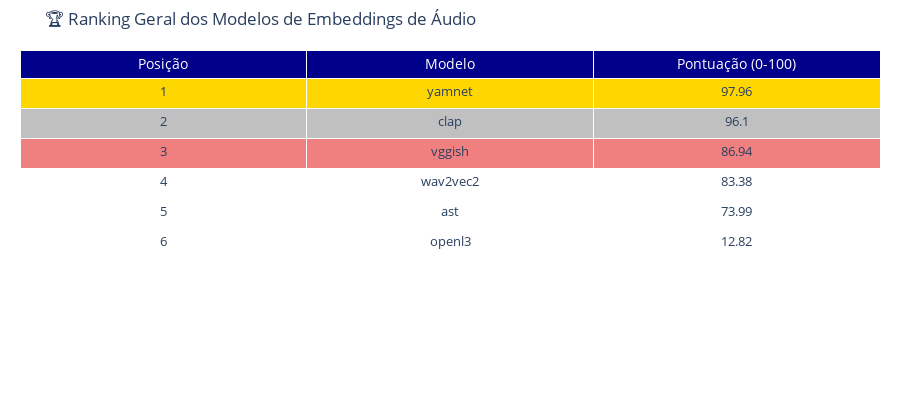
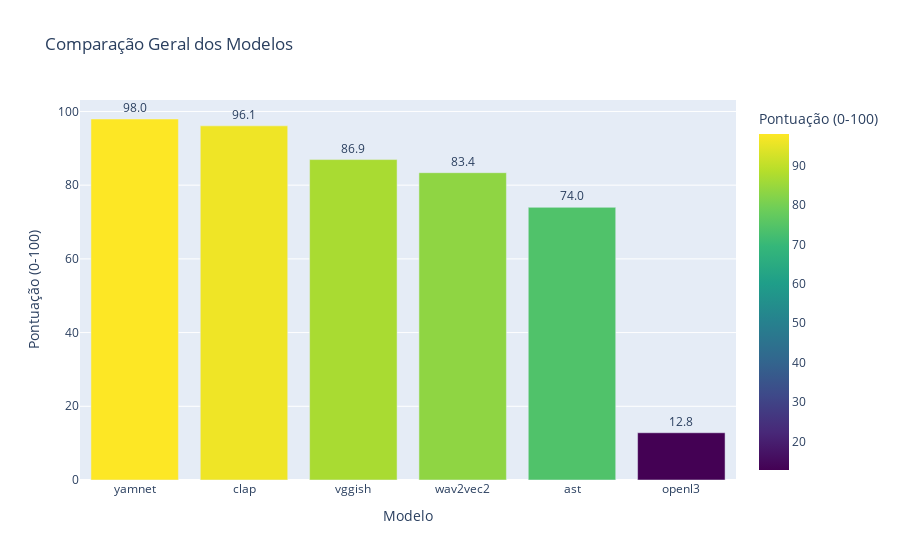

Notebook code cell kept with these figures, in order:
### Markdown cell above
## Explicação do Sistema de Ranking dos Modelos de Embeddings
O sistema de ranking implementado no notebook oferece uma visão comparativa detalhada sobre o desempenho dos diferentes modelos de embeddings de áudio. Vamos explicar o significado dos valores apresentados e como interpretá-los:

Rankings Individuais por Métrica:
- Tempo de Extração (s)
Representa quanto tempo cada modelo leva para processar o áudio e gerar o embedding
Valores menores são melhores (indicam processamento mais rápido)
Um modelo com tempo de extração baixo é ideal para aplicações em tempo real ou processamento em lote de grandes coleções de áudio
- Tempo de Inserção (s)
Mede quanto tempo leva para armazenar o embedding na base de dados Milvus
Valores menores são melhores
Geralmente menos crítico que o tempo de extração, mas importante para fluxos de ingestão de dados em grande escala
- Pico de Memória (MB)
Indica a quantidade máxima de memória RAM utilizada durante o processamento
Valores menores são melhores (menos recursos consumidos)
Crítico para ambientes com recursos limitados ou aplicações que precisam processar muitos arquivos simultaneamente
- Uso de CPU (%)
Porcentagem de utilização da CPU durante o processamento
Valores menores são melhores
Modelos com menor uso de CPU deixam mais recursos disponíveis para outras tarefas
- Uso de RAM (%)
Percentual total de memória do sistema utilizada
Valores menores são melhores
Diferente do "Pico de Memória" que é específico do processo
- Dimensionalidade
Tamanho do vetor de embedding gerado
Não é classificado como "melhor" ou "pior" diretamente

Embeddings maiores (maior dimensionalidade) podem capturar mais informações, mas:
Consomem mais espaço de armazenamento
Podem ser mais lentos para pesquisa
Podem exigir mais recursos computacionais
Ranking Geral
Pontuação (0-100)
Representa uma avaliação holística do desempenho do modelo
Valores maiores são melhores (mais próximo de 100 = desempenho ideal)
Calculada usando uma média ponderada normalizada das métricas principais
Pesos das Métricas no Ranking Geral
O ranking geral usa a seguinte distribuição de pesos:

Tempo de extração: 35% (mais peso devido à sua importância crítica)
Pico de memória: 25% (segundo mais importante)
Uso de CPU: 20% (impacto moderado)
Tempo de inserção: 15% (menos crítico que a extração)
Uso de RAM total: 5% (menor peso pois depende de outros fatores do sistema)
Processo de Normalização
Para criar um ranking justo, o sistema:

Normaliza cada métrica para uma escala de 0-1 (onde 0 é o melhor valor)
Aplica os pesos definidos para cada métrica
Inverte a escala final para que valores maiores (próximos de 100) sejam melhores
Interpretação dos Resultados
Primeiro lugar (ouro): Representa o modelo com melhor equilíbrio entre velocidade, eficiência de recursos e desempenho
Segundo lugar (prata): Bom desempenho geral, possível alternativa ao primeiro colocado
Terceiro lugar (bronze): Desempenho aceitável, pode ser útil em cenários específicos
Demais posições: Podem ser adequadas para casos de uso específicos, dependendo da prioridade (velocidade vs. qualidade vs. recursos)
É importante notar que o ranking geral oferece uma visão equilibrada, mas a escolha do melhor modelo ainda depende das prioridades específicas do seu projeto. Por exemplo, se você tem restrições severas de memória, pode preferir um modelo que não está no topo do ranking geral, mas que tem excelente desempenho na métrica de consumo de memória.

### Code cell
# 🏆 Ranking dos modelos por diferentes métricas
def create_ranking_table(df, metric_column, metric_name, lower_is_better=True):
    """
    Cria uma tabela de classificação dos modelos baseada numa métrica específica.
    
    Args:
        df: DataFrame com os resultados do benchmark
        metric_column: Nome da coluna da métrica a ser analisada
        metric_name: Nome amigável da métrica para exibição
        lower_is_better: Se True, valores menores são melhores (ex: tempo, memória)
    
    Returns:
        DataFrame com o ranking dos modelos
    """
    # Calcular média e desvio padrão para cada modelo
    ranking = df.groupby('modelo')[metric_column].agg(['mean', 'std', 'min', 'max']).reset_index()
    
    # Renomear colunas
    ranking.columns = ['Modelo', f'Média {metric_name}', f'Desvio Padrão', f'Mínimo', f'Máximo']
    
    # Ordenar resultados (crescente se lower_is_better=True, decrescente caso contrário)
    ranking = ranking.sort_values(by=f'Média {metric_name}', ascending=lower_is_better)
    
    # Adicionar coluna de ranking
    ranking.insert(0, 'Posição', range(1, len(ranking) + 1))
    
    return ranking

# Criar rankings para diferentes métricas
try:
    print("🏆 Rankings dos Modelos de Embeddings de Áudio")
    
    # Definir as métricas e seus nomes amigáveis
    metrics = [
        ('tempo_extracao', 'Tempo de Extração (s)', True),
        ('tempo_insercao', 'Tempo de Inserção (s)', True),
        ('memoria_peak_mb', 'Pico de Memória (MB)', True),
        ('cpu_percent_after', 'Uso de CPU (%)', True),
        ('ram_percent_after', 'Uso de RAM (%)', True),
        ('gpu_usage', 'Uso de GPU (%)', True),
        ('dimensao', 'Dimensionalidade', None)  # None porque não é melhor nem pior
    ]
    
    # Criar abas para os diferentes rankings
    tab_contents = [m[1] for m in metrics]
    children = []
    
    for metric_col, metric_name, lower_is_better in metrics:
        if metric_col in df.columns:
            # Criar tabela de ranking
            if lower_is_better is None:  # Para dimensionalidade, só mostramos os valores sem julgar
                ranking = df.groupby('modelo')[metric_col].first().reset_index()
                ranking.columns = ['Modelo', metric_name]
                ranking = ranking.sort_values(by=metric_name)
                ranking.insert(0, 'Posição', range(1, len(ranking) + 1))
            else:
                ranking = create_ranking_table(df, metric_col, metric_name, lower_is_better)
            
            # Criar visualização de tabela colorida com Plotly
            fig = go.Figure(data=[go.Table(
                header=dict(
                    values=list(ranking.columns),
                    fill_color='royalblue',
                    font=dict(color='white', size=12),
                    align='left'
                ),
                cells=dict(
                    values=[ranking[col] for col in ranking.columns],
                    fill_color=[['lightcyan' if i % 2 == 0 else 'white' for i in range(len(ranking))]],
                    align='left',
                    font_size=11,
                    height=25
                )
            )])
            
            fig.update_layout(
                title=f"Ranking por {metric_name}",
                height=400,
                margin=dict(l=20, r=20, t=40, b=20)
            )
            
            # Adicionar à aba
            out = widgets.Output()
            with out:
                display(fig)
            children.append(out)
        else:
            # Se a métrica não existe, mostrar mensagem
            out = widgets.Output()
            with out:
                print(f"⚠️ Métrica '{metric_name}' não disponível nos dados do benchmark.")
            children.append(out)
    
    # Criar widget de abas para os rankings
    ranking_tab = widgets.Tab(children=children)
    for i in range(len(tab_contents)):
        ranking_tab.set_title(i, tab_contents[i])
    
    # Mostrar widget
    display(ranking_tab)
    
    # Criar um ranking geral (média ponderada das principais métricas)
    print("\n🏆 Ranking Geral dos Modelos")
    
    # Definir pesos para as métricas principais (ajuste conforme necessidade do projeto)
    weights = {
        'tempo_extracao': 0.35,  # Tempo de extração é muito importante
        'memoria_peak_mb': 0.25,  # Uso de memória é importante
        'cpu_percent_after': 0.20,  # Uso de CPU tem peso médio
        'tempo_insercao': 0.15,  # Tempo de inserção é menos importante
        'ram_percent_after': 0.05  # RAM total tem menos peso
    }
    
    # Verificar quais métricas estão disponíveis
    available_metrics = [m for m in weights.keys() if m in df.columns]
    
    if len(available_metrics) >= 3:  # Exigir pelo menos 3 métricas para um ranking geral adequado
        # Normalizar os pesos para as métricas disponíveis
        total_weight = sum(weights[m] for m in available_metrics)
        normalized_weights = {m: weights[m]/total_weight for m in available_metrics}
        
        # Calcular médias para cada modelo e métrica
        model_metrics = {}
        for model in df['modelo'].unique():
            model_data = df[df['modelo'] == model]
            model_metrics[model] = {}
            
            for metric in available_metrics:
                model_metrics[model][metric] = model_data[metric].mean()
        
        # Normalizar valores entre 0-1 (onde 0 é melhor, 1 é pior)
        normalized_metrics = {}
        for metric in available_metrics:
            min_val = min(model_metrics[m][metric] for m in model_metrics)
            max_val = max(model_metrics[m][metric] for m in model_metrics)
            range_val = max_val - min_val
            
            if range_val > 0:  # Evitar divisão por zero
                for model in model_metrics:
                    if metric not in normalized_metrics:
                        normalized_metrics[metric] = {}
                    normalized_metrics[metric][model] = (model_metrics[model][metric] - min_val) / range_val
            else:
                # Se todos os valores forem iguais, atribuir 0.5 (neutro)
                for model in model_metrics:
                    if metric not in normalized_metrics:
                        normalized_metrics[metric] = {}
                    normalized_metrics[metric][model] = 0.5
        
        # Calcular pontuação final (ponderada)
        final_scores = {}
        for model in model_metrics:
            score = 0
            for metric in available_metrics:
                score += normalized_metrics[metric][model] * normalized_weights[metric]
            final_scores[model] = score
        
        # Criar DataFrame com ranking final
        final_ranking = pd.DataFrame({
            'Modelo': list(final_scores.keys()),
            'Pontuação Final': list(final_scores.values())
        })
        
        # Calcular pontuação de 0-100 (inverter para que maior seja melhor)
        final_ranking['Pontuação (0-100)'] = 100 * (1 - final_ranking['Pontuação Final'])
        
        # Ordenar por pontuação (maior é melhor)
        final_ranking = final_ranking.sort_values('Pontuação (0-100)', ascending=False)
        final_ranking.insert(0, 'Posição', range(1, len(final_ranking) + 1))
        
        # Criar visualização de tabela colorida para o ranking final
        fig = go.Figure(data=[go.Table(
            header=dict(
                values=['Posição', 'Modelo', 'Pontuação (0-100)'],
                fill_color='darkblue',
                font=dict(color='white', size=14),
                align='center'
            ),
            cells=dict(
                values=[
                    final_ranking['Posição'],
                    final_ranking['Modelo'],
                    final_ranking['Pontuação (0-100)'].round(2)
                ],
                fill_color=[
                    ['gold' if pos == 1 else 'silver' if pos == 2 else 'lightcoral' if pos == 3 
                     else 'white' for pos in final_ranking['Posição']]
                ],
                align='center',
                font_size=13,
                height=30
            )
        )])
        
        fig.update_layout(
            title="🏆 Ranking Geral dos Modelos de Embeddings de Áudio",
            height=400,
            margin=dict(l=20, r=20, t=50, b=20)
        )
        
        display(fig)
        
        # Criar gráfico de barras para o ranking final
        bar_fig = px.bar(
            final_ranking, 
            x='Modelo', 
            y='Pontuação (0-100)', 
            title='Comparação Geral dos Modelos', 
            color='Pontuação (0-100)',
            color_continuous_scale=px.colors.sequential.Viridis,
            text='Pontuação (0-100)'
        )
        
        bar_fig.update_traces(texttemplate='%{text:.1f}', textposition='outside')
        bar_fig.update_layout(uniformtext_minsize=8, uniformtext_mode='hide')
        
        display(bar_fig)
        
    else:
        print("⚠️ Dados insuficientes para gerar um ranking geral significativo.")

except Exception as e:
    import traceback
    print(f"❌ Erro ao gerar ranking dos modelos: {e}")
    traceback.print_exc()

### Figure 1 — Plotly figure (JSON) as saved in the notebook; plotly's stock layout.template omitted (floating-point values rounded to 4 significant figures)
{"data": [{"cells": {"align": "center", "fill": {"color": [["gold", "silver", "lightcoral", "white", "white", "white"]]}, "font": {"size": 13}, "height": 30, "values": [[1, 2, 3, 4, 5, 6], ["yamnet", "clap", "vggish", "wav2vec2", "ast", "openl3"], [97.96, 96.1, 86.94, 83.38, 73.99, 12.82]]}, "header": {"align": "center", "fill": {"color": "darkblue"}, "font": {"color": "white", "size": 14}, "values": ["Posição", "Modelo", "Pontuação (0-100)"]}, "type": "table"}], "layout": {"height": 400, "margin": {"b": 20, "l": 20, "r": 20, "t": 50}, "title": {"text": "🏆 Ranking Geral dos Modelos de Embeddings de Áudio"}}}

### Figure 2 — Plotly figure (JSON) as saved in the notebook; plotly's stock layout.template omitted (floating-point values rounded to 4 significant figures)
{"data": [{"hovertemplate": "Modelo=%{x}<br>Pontuação (0-100)=%{marker.color}<extra></extra>", "legendgroup": "", "marker": {"color": [97.96, 96.1, 86.94, 83.38, 73.99, 12.82], "coloraxis": "coloraxis", "pattern": {"shape": ""}}, "name": "", "orientation": "v", "showlegend": false, "text": [97.96, 96.1, 86.94, 83.38, 73.99, 12.82], "textposition": "outside", "texttemplate": "%{text:.1f}", "type": "bar", "x": ["yamnet", "clap", "vggish", "wav2vec2", "ast", "openl3"], "xaxis": "x", "y": [97.96, 96.1, 86.94, 83.38, 73.99, 12.82], "yaxis": "y"}], "layout": {"barmode": "relative", "coloraxis": {"colorbar": {"title": {"text": "Pontuação (0-100)"}}, "colorscale": [[0, "#440154"], [0.1111, "#482878"], [0.2222, "#3e4989"], [0.3333, "#31688e"], [0.4444, "#26828e"], [0.5556, "#1f9e89"], [0.6667, "#35b779"], [0.7778, "#6ece58"], [0.8889, "#b5de2b"], [1, "#fde725"]]}, "legend": {"tracegroupgap": 0}, "title": {"text": "Comparação Geral dos Modelos"}, "uniformtext": {"minsize": 8, "mode": "hide"}, "xaxis": {"anchor": "y", "domain": [0, 1], "title": {"text": "Modelo"}}, "yaxis": {"anchor": "x", "domain": [0, 1], "title": {"text": "Pontuação (0-100)"}}}}
